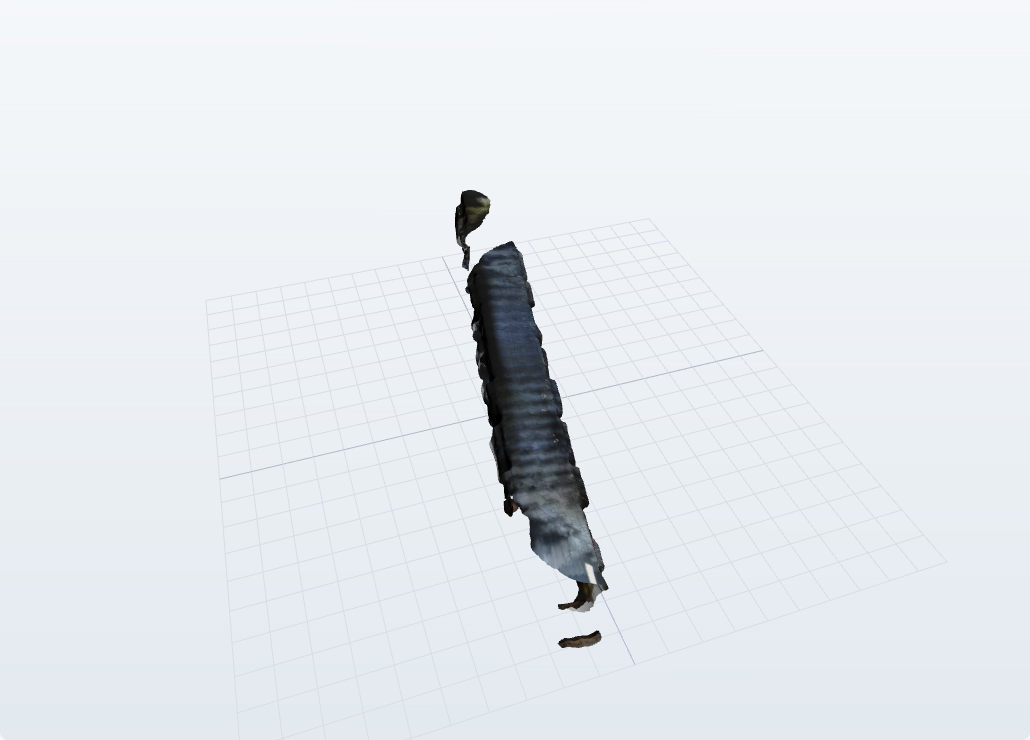
#> input picture docs/phase2-evidence/photo-orbit.png, 1030 x 740 px
$ python -i phase2_matched_view_test.py   (imports and definitions only)
#> lines starting #> are read from the running program, lines starting #| are printed output that depends on the picture; after the words box and inside, x2 and y2 are one past the last pixel; in counts of white or black regions, pixels touching at a corner belong together
#> further down, picture is the input picture: PIL image 1030x740 RGB; mean R, G, B 229.4, 234, 238.3
"""Standalone Chromium regression for Phase 2 formal ETH3D Bridge task #3.

Build frontend/dist first. Requires Python Playwright, Chromium, and Pillow.
Uses the built app and local file fixtures; no running service or reconstruction.
"""
from __future__ import annotations

import argparse
from hashlib import sha256
from io import BytesIO
import json
from pathlib import Path
import struct
from time import monotonic
from urllib.parse import urlsplit

from PIL import Image, ImageChops, ImageDraw, ImageOps
from playwright.sync_api import expect, sync_playwright

from phase2_gui_test import Fixtures, SITE, STAMP

VIEWPORT = {"width": 1366, "height": 900}
PROJECT = "Phase 2: ETH3D Bridge task #3"
FILES = {13: "model.glb", 14: "model_photo.glb"}
ORIGINAL_NAME = "DSC_1174.JPG"
ORIGINAL_SHA256 = "68efc6764138e8264f9f720462aa7db6523b19128e0c0b43fa087f5c1081fa99"


# [36 lines left out: function inspect_glb, not called in this run]


class MatchedFixtures(Fixtures):
    # [15 lines left out: function __init__, not called in this run]

    def project(self) -> dict:
        return {**super().project(), "name": PROJECT, "model_count": len(self.models)}

    # [16 lines left out: function handle, not called in this run]


def max_channel(image: Image.Image) -> Image.Image:
    red, green, blue = image.split()
    return ImageChops.lighter(ImageChops.lighter(red, green), blue)


def changed(a: Image.Image, b: Image.Image, threshold: int = 12) -> int:
    return sum(max_channel(ImageChops.difference(a, b)).histogram()[threshold + 1:])


def foreground(image: Image.Image) -> Image.Image:
    # The default gradient and grid are light. This conservative dark-pixel proxy
    # excludes them; it is not an exact segmentation of bright parts of the mesh.
    return max_channel(image).point(lambda n: 255 if n < 170 else 0)
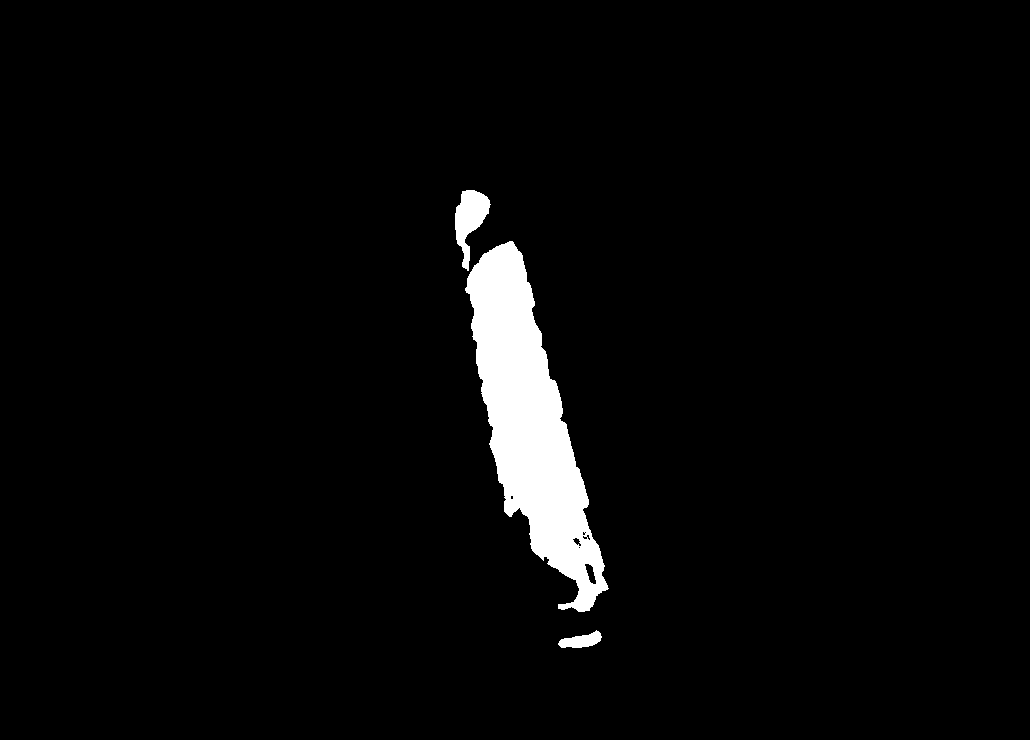
#> returned value: PIL image 1030x740 L; 3.3% white; 3 white regions, box (x1, y1, x2, y2) and area: (465, 241, 609, 612) 23230, (455, 190, 491, 271) 1435, (558, 630, 602, 648) 462


def area(mask: Image.Image) -> int:
    return mask.histogram()[255]


# [14 lines left out: function frame, not called in this run]


def verify_visible(image: Image.Image) -> Image.Image:
    mask = foreground(image)
    bounds = mask.getbbox()
#> bounds = (455, 190, 609, 648)
    assert bounds and area(mask) > image.width * image.height * 0.015, "Missing rendered model"
    left, top, right, bottom = bounds
#> left = 455; top = 190; right = 609; bottom = 648
    assert min(left, top, image.width - right, image.height - bottom) >= 4, "Model reaches canvas edge"
    return mask


# [119 lines left out: functions comparison_sheet, run, main, not called in this run]


# [2 lines not run here, left out]

>>> from PIL import Image
>>> picture = Image.open('../docs/phase2-evidence/photo-orbit.png')
>>> result = verify_visible(picture)
